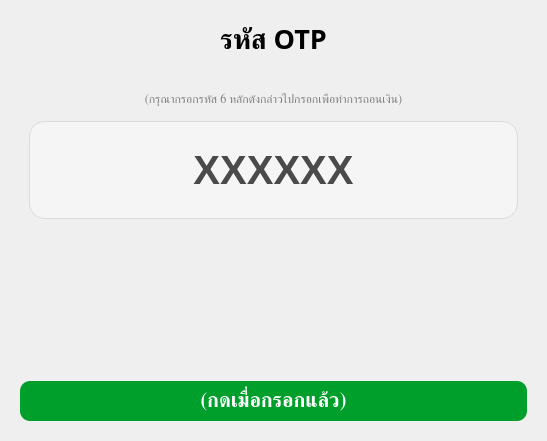
<?xml version="1.0" encoding="UTF-8"?>
<ui version="4.0">
 <class>ConfirmWithdrawDialog</class>
 <widget class="QDialog" name="ConfirmWithdrawDialog">
  <property name="geometry">
   <rect>
    <x>0</x>
    <y>0</y>
    <width>547</width>
    <height>441</height>
   </rect>
  </property>
  <property name="windowTitle">
   <string>Dialog</string>
  </property>
  <layout class="QVBoxLayout" name="verticalLayout">
   <property name="leftMargin">
    <number>20</number>
   </property>
   <property name="topMargin">
    <number>20</number>
   </property>
   <property name="rightMargin">
    <number>20</number>
   </property>
   <property name="bottomMargin">
    <number>20</number>
   </property>
   <item>
    <widget class="QLabel" name="label">
     <property name="sizePolicy">
      <sizepolicy hsizetype="Preferred" vsizetype="Maximum">
       <horstretch>0</horstretch>
       <verstretch>0</verstretch>
      </sizepolicy>
     </property>
     <property name="font">
      <font>
       <family>Kanit</family>
       <pointsize>20</pointsize>
       <bold>true</bold>
      </font>
     </property>
     <property name="text">
      <string>รหัส OTP</string>
     </property>
     <property name="alignment">
      <set>Qt::AlignmentFlag::AlignCenter</set>
     </property>
    </widget>
   </item>
   <item>
    <spacer name="verticalSpacer">
     <property name="orientation">
      <enum>Qt::Orientation::Vertical</enum>
     </property>
     <property name="sizeType">
      <enum>QSizePolicy::Policy::Fixed</enum>
     </property>
     <property name="sizeHint" stdset="0">
      <size>
       <width>20</width>
       <height>30</height>
      </size>
     </property>
    </spacer>
   </item>
   <item>
    <widget class="QLabel" name="label_2">
     <property name="font">
      <font>
       <family>Kanit</family>
       <bold>false</bold>
      </font>
     </property>
     <property name="styleSheet">
      <string notr="true">color: #827E7E
</string>
     </property>
     <property name="text">
      <string>(กรุณากรอกรหัส 6 หลักดังกล่าวไปกรอกเพื่อทำการถอนเงิน)</string>
     </property>
     <property name="alignment">
      <set>Qt::AlignmentFlag::AlignCenter</set>
     </property>
    </widget>
   </item>
   <item>
    <widget class="QWidget" name="widget" native="true">
     <layout class="QHBoxLayout" name="horizontalLayout">
      <item>
       <widget class="QLabel" name="OTPLabel">
        <property name="styleSheet">
         <string notr="true">QLabel { background-color: #F5F5F5; border: 1px solid #DADADA; border-radius: 16px; padding: 25px; color: #4A4A4A; font-size: 40px; font-weight: 600; }</string>
        </property>
        <property name="text">
         <string>XXXXXX</string>
        </property>
        <property name="alignment">
         <set>Qt::AlignmentFlag::AlignCenter</set>
        </property>
       </widget>
      </item>
     </layout>
    </widget>
   </item>
   <item>
    <spacer name="verticalSpacer_2">
     <property name="orientation">
      <enum>Qt::Orientation::Vertical</enum>
     </property>
     <property name="sizeType">
      <enum>QSizePolicy::Policy::Expanding</enum>
     </property>
     <property name="sizeHint" stdset="0">
      <size>
       <width>20</width>
       <height>40</height>
      </size>
     </property>
    </spacer>
   </item>
   <item>
    <widget class="QPushButton" name="ConfirmBtn">
     <property name="font">
      <font>
       <family>Kanit</family>
       <pointsize>-1</pointsize>
       <bold>true</bold>
      </font>
     </property>
     <property name="styleSheet">
      <string notr="true">background-color: #009E2A;
padding: 10px;
margin-top: 10px;
border-radius: 10px;
color: white;
font-size: 20px;
font-weight: bold;
width: 200px;

</string>
     </property>
     <property name="text">
      <string>(กดเมื่อกรอกแล้ว)</string>
     </property>
    </widget>
   </item>
  </layout>
 </widget>
 <resources/>
 <connections/>
</ui>
